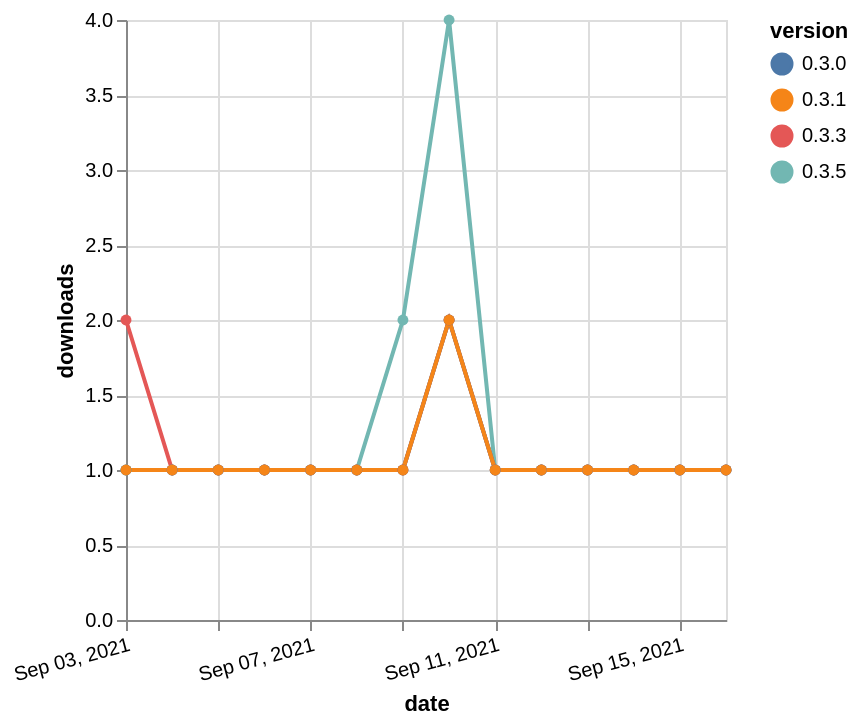

Describe this chart as a Vega-Lite specification.
### Vega-Lite specification from a JSON file in a GitHub repository (floating-point values rounded to 4 significant figures)
{"$schema": "https://vega.github.io/schema/vega-lite/v5.json", "description": "A simple bar chart with embedded data.", "data": {"values": [{"date": "2021-09-03", "total": 203, "delta": 1, "version": "0.3.5"}, {"date": "2021-09-04", "total": 204, "delta": 1, "version": "0.3.5"}, {"date": "2021-09-05", "total": 205, "delta": 1, "version": "0.3.5"}, {"date": "2021-09-06", "total": 206, "delta": 1, "version": "0.3.5"}, {"date": "2021-09-07", "total": 207, "delta": 1, "version": "0.3.5"}, {"date": "2021-09-08", "total": 208, "delta": 1, "version": "0.3.5"}, {"date": "2021-09-09", "total": 210, "delta": 2, "version": "0.3.5"}, {"date": "2021-09-10", "total": 214, "delta": 4, "version": "0.3.5"}, {"date": "2021-09-11", "total": 215, "delta": 1, "version": "0.3.5"}, {"date": "2021-09-12", "total": 216, "delta": 1, "version": "0.3.5"}, {"date": "2021-09-13", "total": 217, "delta": 1, "version": "0.3.5"}, {"date": "2021-09-14", "total": 218, "delta": 1, "version": "0.3.5"}, {"date": "2021-09-15", "total": 219, "delta": 1, "version": "0.3.5"}, {"date": "2021-09-16", "total": 220, "delta": 1, "version": "0.3.5"}, {"date": "2021-09-03", "total": 138, "delta": 2, "version": "0.3.3"}, {"date": "2021-09-04", "total": 139, "delta": 1, "version": "0.3.3"}, {"date": "2021-09-05", "total": 140, "delta": 1, "version": "0.3.3"}, {"date": "2021-09-06", "total": 141, "delta": 1, "version": "0.3.3"}, {"date": "2021-09-07", "total": 142, "delta": 1, "version": "0.3.3"}, {"date": "2021-09-08", "total": 143, "delta": 1, "version": "0.3.3"}, {"date": "2021-09-09", "total": 144, "delta": 1, "version": "0.3.3"}, {"date": "2021-09-10", "total": 146, "delta": 2, "version": "0.3.3"}, {"date": "2021-09-11", "total": 147, "delta": 1, "version": "0.3.3"}, {"date": "2021-09-12", "total": 148, "delta": 1, "version": "0.3.3"}, {"date": "2021-09-13", "total": 149, "delta": 1, "version": "0.3.3"}, {"date": "2021-09-14", "total": 150, "delta": 1, "version": "0.3.3"}, {"date": "2021-09-15", "total": 151, "delta": 1, "version": "0.3.3"}, {"date": "2021-09-16", "total": 152, "delta": 1, "version": "0.3.3"}, {"date": "2021-09-03", "total": 132, "delta": 1, "version": "0.3.0"}, {"date": "2021-09-04", "total": 133, "delta": 1, "version": "0.3.0"}, {"date": "2021-09-05", "total": 134, "delta": 1, "version": "0.3.0"}, {"date": "2021-09-06", "total": 135, "delta": 1, "version": "0.3.0"}, {"date": "2021-09-07", "total": 136, "delta": 1, "version": "0.3.0"}, {"date": "2021-09-08", "total": 137, "delta": 1, "version": "0.3.0"}, {"date": "2021-09-09", "total": 138, "delta": 1, "version": "0.3.0"}, {"date": "2021-09-10", "total": 140, "delta": 2, "version": "0.3.0"}, {"date": "2021-09-11", "total": 141, "delta": 1, "version": "0.3.0"}, {"date": "2021-09-12", "total": 142, "delta": 1, "version": "0.3.0"}, {"date": "2021-09-13", "total": 143, "delta": 1, "version": "0.3.0"}, {"date": "2021-09-14", "total": 144, "delta": 1, "version": "0.3.0"}, {"date": "2021-09-15", "total": 145, "delta": 1, "version": "0.3.0"}, {"date": "2021-09-16", "total": 146, "delta": 1, "version": "0.3.0"}, {"date": "2021-09-03", "total": 139, "delta": 1, "version": "0.3.1"}, {"date": "2021-09-04", "total": 140, "delta": 1, "version": "0.3.1"}, {"date": "2021-09-05", "total": 141, "delta": 1, "version": "0.3.1"}, {"date": "2021-09-06", "total": 142, "delta": 1, "version": "0.3.1"}, {"date": "2021-09-07", "total": 143, "delta": 1, "version": "0.3.1"}, {"date": "2021-09-08", "total": 144, "delta": 1, "version": "0.3.1"}, {"date": "2021-09-09", "total": 145, "delta": 1, "version": "0.3.1"}, {"date": "2021-09-10", "total": 147, "delta": 2, "version": "0.3.1"}, {"date": "2021-09-11", "total": 148, "delta": 1, "version": "0.3.1"}, {"date": "2021-09-12", "total": 149, "delta": 1, "version": "0.3.1"}, {"date": "2021-09-13", "total": 150, "delta": 1, "version": "0.3.1"}, {"date": "2021-09-14", "total": 151, "delta": 1, "version": "0.3.1"}, {"date": "2021-09-15", "total": 152, "delta": 1, "version": "0.3.1"}, {"date": "2021-09-16", "total": 153, "delta": 1, "version": "0.3.1"}]}, "width": "container", "mark": {"type": "line", "point": {"filled": true}}, "encoding": {"x": {"field": "date", "type": "temporal", "timeUnit": "yearmonthdate", "title": "date", "axis": {"labelAngle": -15}}, "y": {"field": "delta", "type": "quantitative", "title": "downloads"}, "color": {"field": "version", "type": "nominal"}, "tooltip": {"field": "delta"}}}
